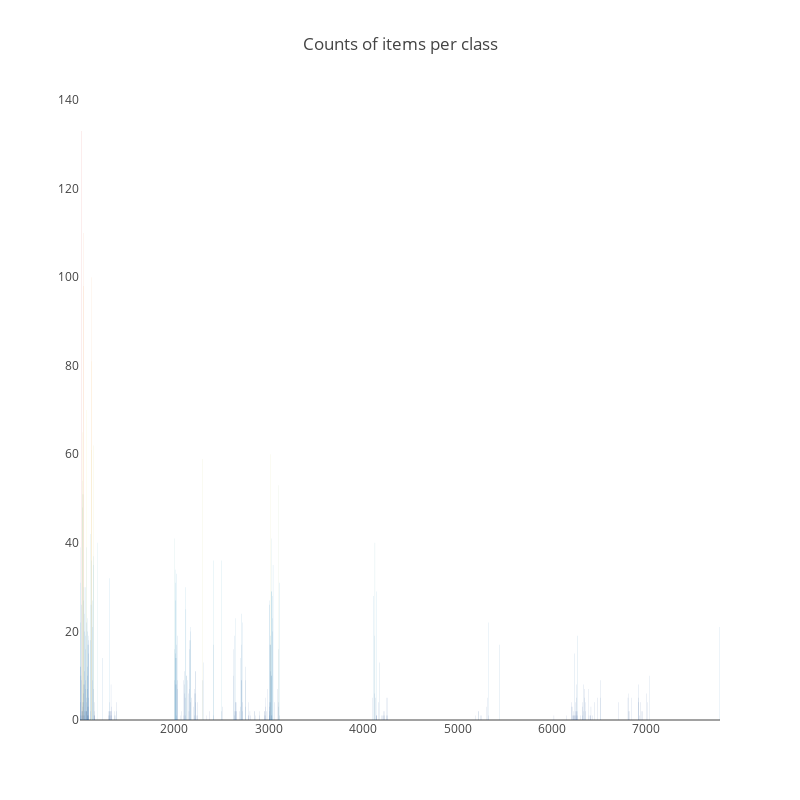

Source (notebook cell):
### Code cell
trace3 = go.Bar(
    y=items['class'].value_counts().values, 
    x=items['class'].value_counts().index, 
    marker=dict(
        color=items['class'].value_counts().values, 
        colorscale='Portland', 
        reversescale = False), 
    orientation='v',)

data = go.Data([trace3])
layout = dict(title='Counts of items per class', 
              width = 800, height=800, 
              yaxis = dict(showgrid=False, showline=False, showticklabels=True,))

fig3=go.Figure(data=data, layout=layout)
py.iplot(fig3, filename='plots')

### Figure 1 — Plotly figure (JSON) as saved in the notebook; plotly's stock layout.template omitted (floating-point values rounded to 4 significant figures; data arrays with more than 128 entries replaced by an {"elided": "..."} marker saying what was removed)
{"data": [{"marker": {"color": {"elided": "337 int values"}, "colorscale": "Portland", "reversescale": false}, "orientation": "v", "type": "bar", "x": {"elided": "337 int values"}, "y": {"elided": "337 int values"}}], "layout": {"height": 800, "title": "Counts of items per class", "width": 800, "yaxis": {"showgrid": false, "showline": false, "showticklabels": true}}}
